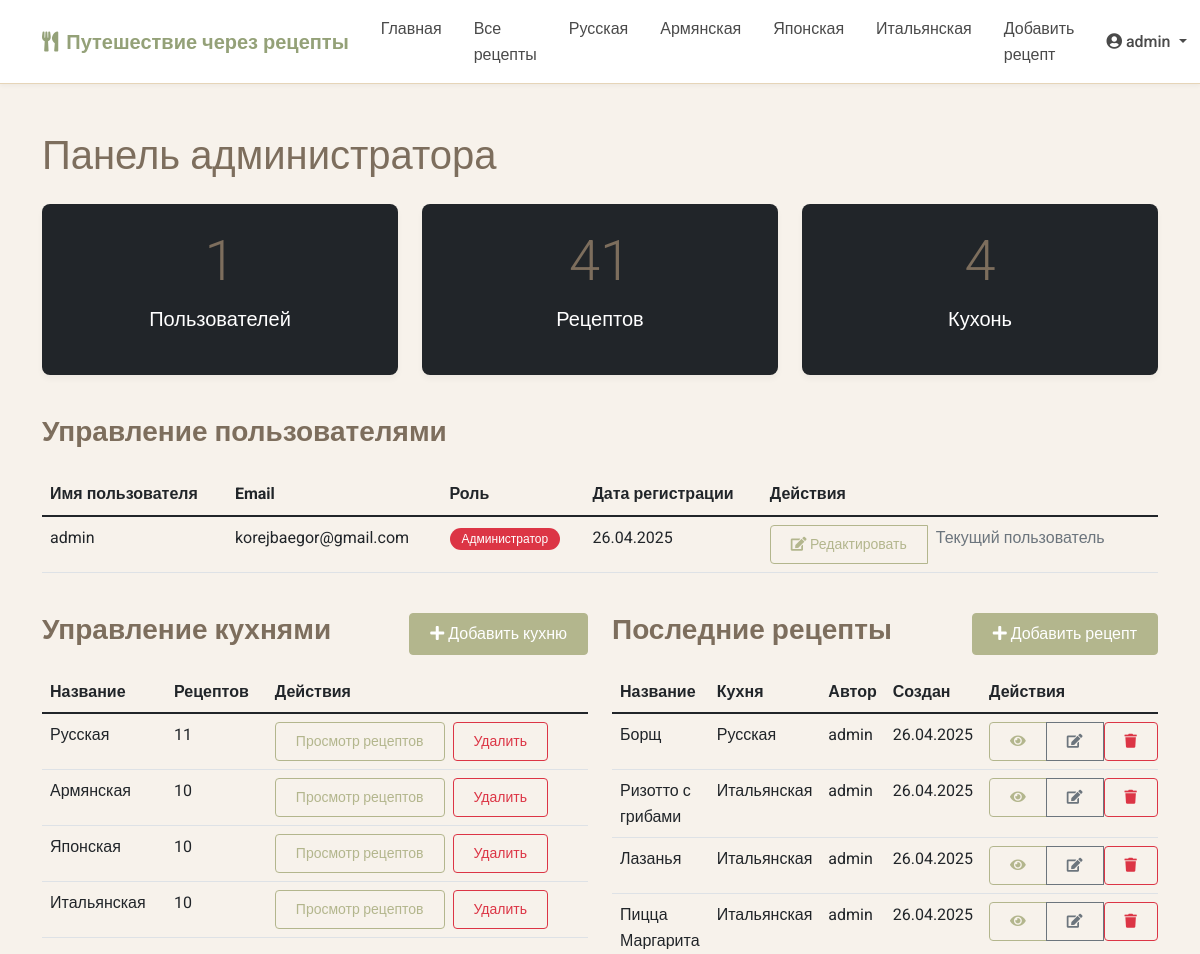
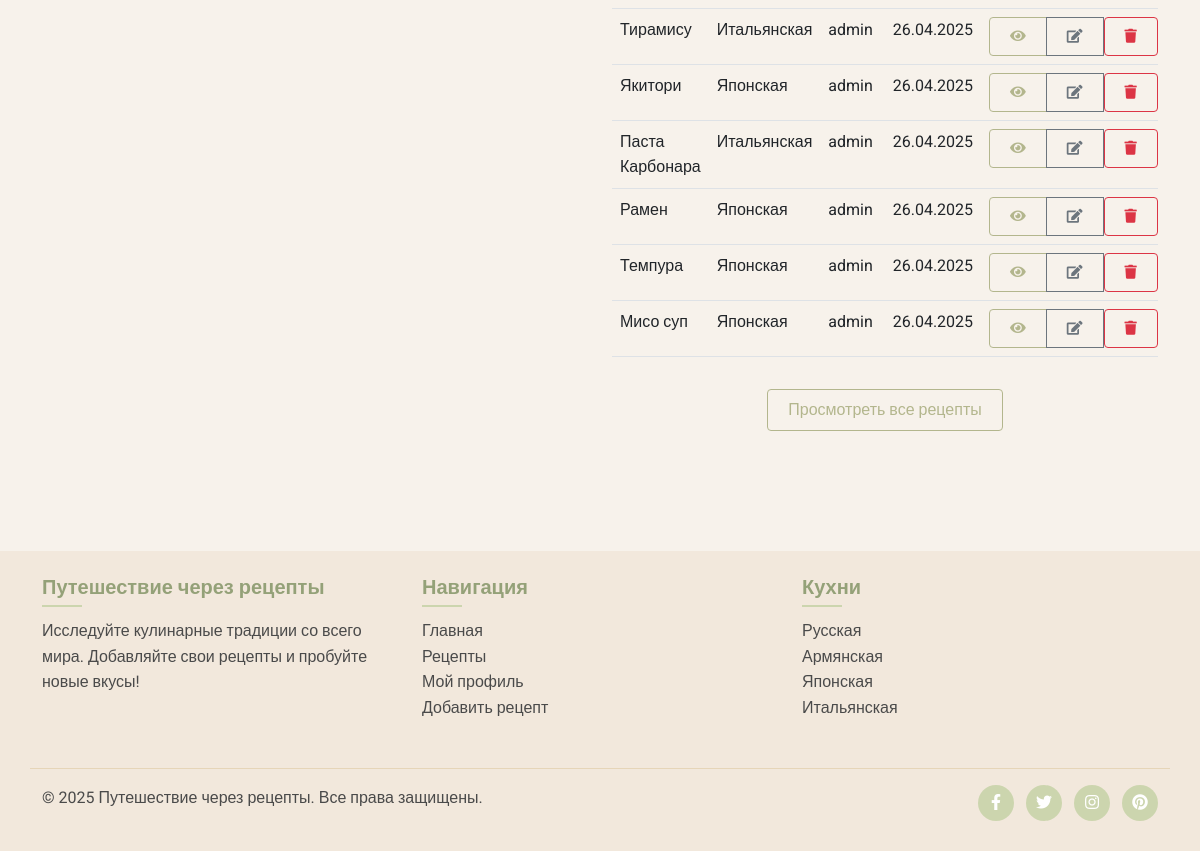
Page /admin (signed in) on the earlier database version (2 pictures, top to bottom).
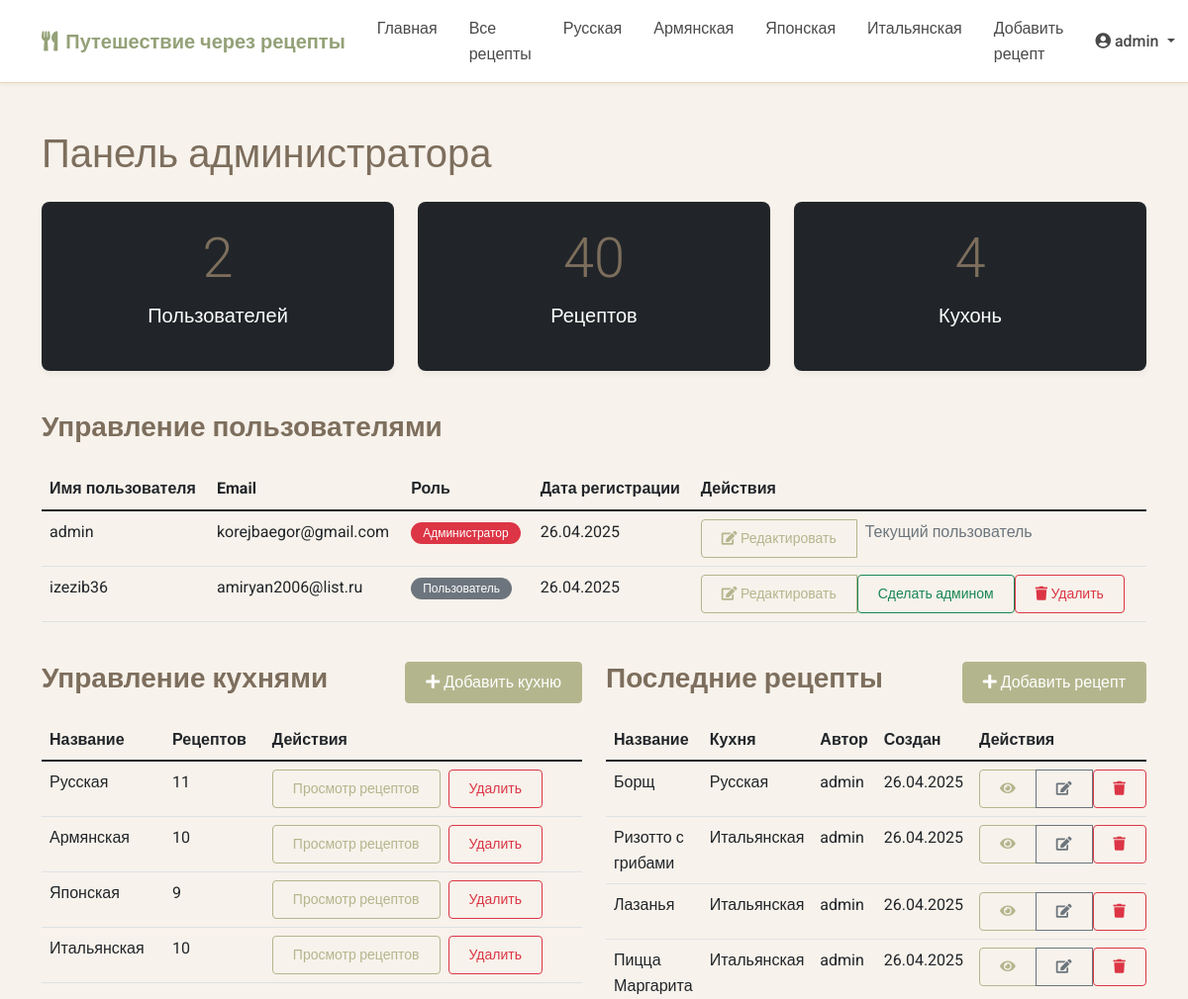
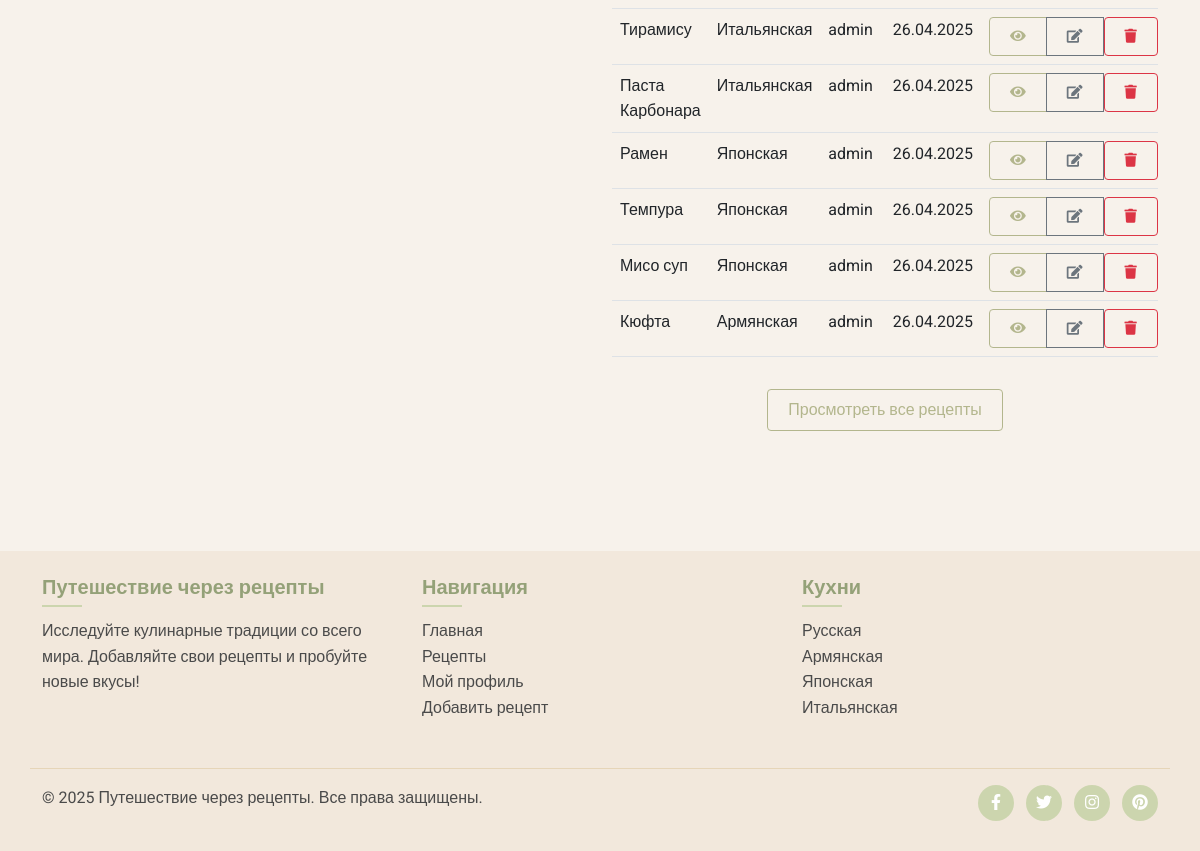
Same page on the later database version (2 pictures, top to bottom).
### models.py (models this page shows, shortened)
class Cuisine(db.Model):
    id = db.Column(db.Integer, primary_key=True)
    name = db.Column(db.String(64), unique=True, nullable=False)
    description = db.Column(db.Text)
    recipes = db.relationship('Recipe', backref='cuisine', lazy='dynamic')

class User(UserMixin, db.Model):
    id = db.Column(db.Integer, primary_key=True)
    username = db.Column(db.String(64), unique=True, nullable=False)
    email = db.Column(db.String(120), unique=True, nullable=False)
    password_hash = db.Column(db.String(256), nullable=False)
    is_admin = db.Column(db.Boolean, default=False)
    date_joined = db.Column(db.DateTime, default=datetime.utcnow)
    avatar = db.Column(db.String(256), default='default_avatar.png')  # URL или путь к аватарке пользователя
    bio = db.Column(db.Text, nullable=True)  # Биография пользователя
    recipes = db.relationship('Recipe', backref='author', lazy='dynamic', cascade='all, delete-orphan')
    favorites = db.relationship('Favorite', backref='user', lazy='dynamic', cascade='all, delete-orphan')
    comments = db.relationship('Comment', backref='author', lazy='dynamic', cascade='all, delete-orphan')
    ratings = db.relationship('Rating', backref='user', lazy='dynamic', cascade='all, delete-orphan')

class Recipe(db.Model):
    id = db.Column(db.Integer, primary_key=True)
    title = db.Column(db.String(128), nullable=False)
    description = db.Column(db.Text)
    ingredients = db.Column(db.Text, nullable=False)
    instructions = db.Column(db.Text, nullable=False)
    prep_time = db.Column(db.Integer)  # в минутах
    cook_time = db.Column(db.Integer)  # в минутах
    servings = db.Column(db.Integer)
    difficulty = db.Column(db.String(20))  # Легкий, Средний, Сложный
    created_at = db.Column(db.DateTime, default=datetime.utcnow)
    updated_at = db.Column(db.DateTime, default=datetime.utcnow, onupdate=datetime.utcnow)
    user_id = db.Column(db.Integer, db.ForeignKey('user.id'))
    cuisine_id = db.Column(db.Integer, db.ForeignKey('cuisine.id'))
    image_url = db.Column(db.String(1024))  # Добавляем поле для URL изображения
    favorites = db.relationship('Favorite', backref='recipe', lazy='dynamic', cascade='all, delete-orphan')
    comments = db.relationship('Comment', backref='recipe', lazy='dynamic', cascade='all, delete-orphan')
    ratings = db.relationship('Rating', backref='recipe', lazy='dynamic', cascade='all, delete-orphan')
    photos = db.relationship('RecipePhoto', backref='recipe', lazy='dynamic', cascade='all, delete-orphan')

### routes.py (the view)
@app.route('/admin')
@login_required
def admin_dashboard():
    if not current_user.is_admin:
        abort(403)  # Forbidden
    users = User.query.all()
    recipes = Recipe.query.order_by(Recipe.created_at.desc()).all()
    cuisines = Cuisine.query.all()
    return render_template('admin_dashboard.html', users=users, recipes=recipes, cuisines=cuisines)

### app.py (called while the page is built)
@login_manager.user_loader
def load_user(user_id):
    from models import User
    return User.query.get(int(user_id))

### routes.py (called while the page is built)
@app.before_request
def load_global_data():
    g.all_cuisines = Cuisine.query.all()

### templates/admin_dashboard.html (shortened to what the changed rows need)
{% extends 'base.html' %}
{% block content %}
<div class="container py-5">
    <h1 class="mb-4">Панель администратора</h1>
    <div class="row mb-4">
        <div class="col-md-4 mb-3">
            <div class="card text-white bg-dark h-100">
                <div class="card-body text-center">
                    <h2 class="display-4">{{ users|length }}</h2>
                    <p class="lead">Пользователей</p>
                </div>
            </div>
        </div>
        <div class="col-md-4 mb-3">
            <div class="card text-white bg-dark h-100">
                <div class="card-body text-center">
                    <h2 class="display-4">{{ recipes|length }}</h2>
                    <p class="lead">Рецептов</p>
                </div>
            </div>
        </div>
        <div class="col-md-4 mb-3">
            <div class="card text-white bg-dark h-100">
                <div class="card-body text-center">
                    <h2 class="display-4">{{ cuisines|length }}</h2>
                </div>
            </div>
        </div>
    </div>
    <div class="row">
        <div class="col-md-12 mb-4">
            <div class="admin-card">
                <div class="table-responsive">
                    <table class="table table-hover">
                        <thead>
                            <tr>
                                <th>Имя пользователя</th>
                                <th>Email</th>
                                <th>Роль</th>
                                <th>Дата регистрации</th>
                                <th>Действия</th>
                            </tr>
                        </thead>
                        <tbody>
                            {% for user in users %}
                                <tr>
                                    <td>{{ user.username }}</td>
                                    <td>{{ user.email }}</td>
                                    <td>
                                        {% if user.is_admin %}
                                            <span class="badge bg-danger">Администратор</span>
                                        {% else %}
                                            <span class="badge bg-secondary">Пользователь</span>
                                        {% endif %}
                                    </td>
                                    <td>{{ user.date_joined.strftime('%d.%m.%Y') }}</td>
                                    <td>
                                        <div class="btn-group">
                                            <a href="{{ url_for('admin_edit_user', user_id=user.id) }}" class="btn btn-sm btn-outline-primary">
                                                <i class="fas fa-edit"></i> Редактировать
                                            </a>
                                            {% if user.id != current_user.id %}
                                                <form action="{{ url_for('toggle_admin', user_id=user.id) }}" method="POST" class="d-inline">
                                                    <button type="submit" class="btn btn-sm {% if user.is_admin %}btn-outline-danger{% else %}btn-outline-success{% endif %}">
                                                        {% if user.is_admin %}
                                                            Отозвать права админа
                                                        {% else %}
                                                            Сделать админом
                                                        {% endif %}
                                                    </button>
                                                </form>
                                                <form action="{{ url_for('admin_delete_user', user_id=user.id) }}" method="POST" class="d-inline" onsubmit="return confirm('Вы уверены, что хотите удалить пользователя {{ user.username }}? Это действие нельзя отменить.')">
                                                    <button type="submit" class="btn btn-sm btn-outline-danger">
                                                        <i class="fas fa-trash"></i> Удалить
                                                    </button>
                                                </form>
                                            {% else %}
                                                <span class="text-muted ps-2">Текущий пользователь</span>
                                            {% endif %}
                                        </div>
                                    </td>
                                </tr>
                            {% endfor %}
                        </tbody>
                    </table>
                </div>
            </div>
        </div>
        <div class="col-md-6 mb-4">
            <div class="admin-card">
                <div class="table-responsive">
                    <table class="table table-hover">
                        <thead>
                            <tr>
                                <th>Название</th>
                                <th>Рецептов</th>
                                <th>Действия</th>
                            </tr>
                        </thead>
                        <tbody>
                            {% for cuisine in cuisines %}
                                <tr>
                                    <td>{{ cuisine.name }}</td>
                                    <td>{{ cuisine.recipes.count() }}</td>
                                    <td>
                                        <a href="{{ url_for('cuisine_recipes', cuisine_id=cuisine.id) }}" class="btn btn-sm btn-outline-primary">
                                            Просмотр рецептов
                                        </a>
                                        <form action="{{ url_for('delete_cuisine', cuisine_id=cuisine.id) }}" method="POST" class="d-inline" onsubmit="return confirm('Вы уверены, что хотите удалить кухню {{ cuisine.name }}?')">
                                            <button type="submit" class="btn btn-sm btn-outline-danger ms-1">
                                                Удалить
                                            </button>
                                        </form>
                                    </td>
                                </tr>
                            {% endfor %}
                        </tbody>
                    </table>
                </div>
            </div>
        </div>
        <div class="col-md-6 mb-4">
            <div class="admin-card">
                <div class="table-responsive">
                    <table class="table table-hover">
                        <thead>
                            <tr>
                                <th>Название</th>
                                <th>Кухня</th>
                                <th>Автор</th>
                                <th>Создан</th>
                                <th>Действия</th>
                            </tr>
                        </thead>
                        <tbody>
                            {% for recipe in recipes[:10] %}
                                <tr>
                                    <td>{{ recipe.title }}</td>
                                    <td>{{ recipe.cuisine.name }}</td>
                                    <td>{{ recipe.author.username }}</td>
                                    <td>{{ recipe.created_at.strftime('%d.%m.%Y') }}</td>
                                    <td>
                                        <div class="btn-group">
                                            <a href="{{ url_for('recipe_detail', recipe_id=recipe.id) }}" class="btn btn-sm btn-outline-primary">
                                                <i class="fas fa-eye"></i>
                                            </a>
                                            <a href="{{ url_for('edit_recipe', recipe_id=recipe.id) }}" class="btn btn-sm btn-outline-secondary">
                                                <i class="fas fa-edit"></i>
                                            </a>
                                            <form action="{{ url_for('delete_recipe', recipe_id=recipe.id) }}" method="POST" class="d-inline" onsubmit="return confirm('Вы уверены, что хотите удалить рецепт {{ recipe.title }}?')">
                                                <button type="submit" class="btn btn-sm btn-outline-danger">
                                                    <i class="fas fa-trash"></i>
                                                </button>
                                            </form>
                                        </div>
                                    </td>
                                </tr>
                            {% endfor %}
                        </tbody>
                    </table>
                </div>
            </div>
        </div>
    </div>
</div>
{% endblock %}

### templates/base.html (shortened to what the changed rows need)
<!DOCTYPE html>
<html lang="ru">
<head>
    <link href="https://cdn.jsdelivr.net/npm/bootstrap@5.1.3/dist/css/bootstrap.min.css" rel="stylesheet">
    <link rel="stylesheet" href="https://cdnjs.cloudflare.com/ajax/libs/font-awesome/5.15.4/css/all.min.css">
    <link rel="stylesheet" href="{{ url_for('static', filename='css/main.css') }}">
</head>
<body>
    <nav class="navbar navbar-expand-lg navbar-light sticky-top">
        <div class="container">
            <div class="collapse navbar-collapse" id="navbarNav">
                <ul class="navbar-nav me-auto">
                    {% for cuisine in g.all_cuisines %}
                    <li class="nav-item">
                        <a class="nav-link {% if request.path == url_for('cuisine_recipes', cuisine_id=cuisine.id) %}active{% endif %}" href="{{ url_for('cuisine_recipes', cuisine_id=cuisine.id) }}">{{ cuisine.name }}</a>
                    </li>
                    {% endfor %}
                </ul>
                <div class="navbar-nav">
                    {% if current_user.is_authenticated %}
                        <div class="nav-item dropdown">
                            <a class="nav-link dropdown-toggle" href="#" id="userDropdown" role="button" data-bs-toggle="dropdown" aria-expanded="false">
                                <i class="fas fa-user-circle me-1"></i>{{ current_user.username }}
                            </a>
                        </div>
                    {% else %}
                        <a class="nav-link" href="{{ url_for('login') }}">Вход</a>
                        <a class="nav-link" href="{{ url_for('register') }}">Регистрация</a>
                    {% endif %}
                </div>
            </div>
        </div>
    </nav>
    {% block content %}{% endblock %}
    <footer class="footer py-4 mt-5">
        <div class="container">
            <div class="row">
                <div class="col-md-4">
                    <ul class="list-unstyled">
                        {% for cuisine in g.all_cuisines %}
                            <li><a href="{{ url_for('cuisine_recipes', cuisine_id=cuisine.id) }}">{{ cuisine.name }}</a></li>
                        {% endfor %}
                    </ul>
                </div>
            </div>
        </div>
    </footer>
</body>
</html>

Differences in the rows shown:
removed Recipe: title "Якитори", cuisine.name "Японская", author.username "admin", created_at "26.04.2025"
computed for Cuisine "Японская": recipes.count "10" → "9"
added User: username "izezib36", email "amiryan2006@list.ru", is_admin "Пользователь", date_joined "26.04.2025"
now on this page (row unchanged): Recipe: title "Кюфта", cuisine.name "Армянская", author.username "admin", created_at "26.04.2025"
Other differences:
{{ users|length }}: "1" → "2"
{{ recipes|length }}: "41" → "40"
